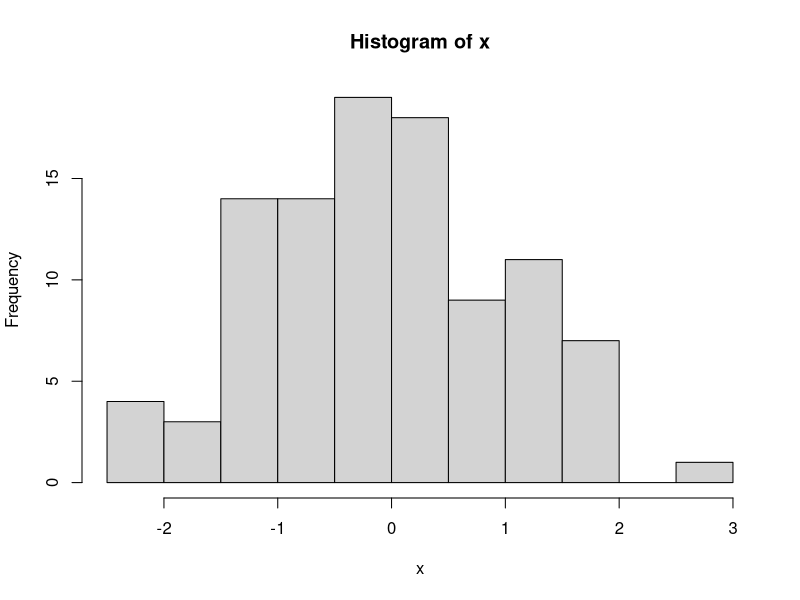
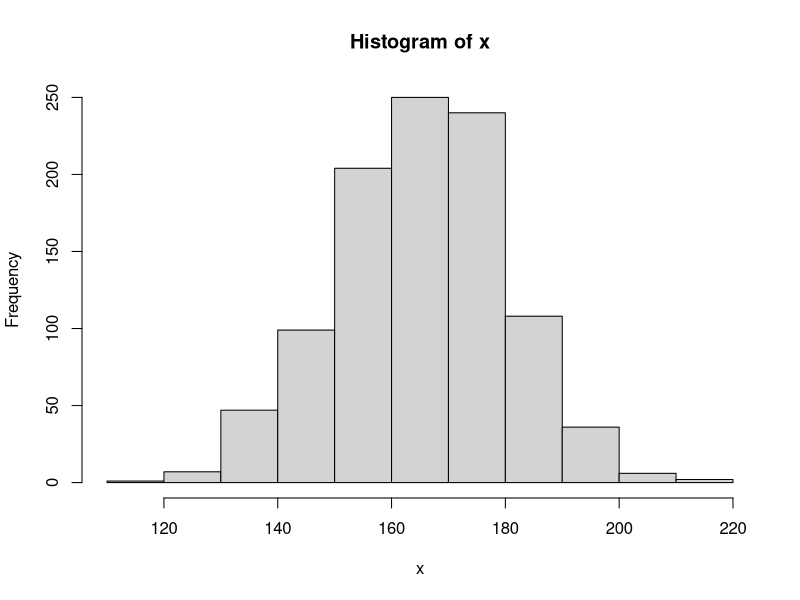

The R script that drew these images, in order:
#prak 9 elkom 1
x = rnorm(100, 0, 1)
View(x)
hist(x)

pnorm(160, 165, 6)

1-pnorm(180, 165, 6)

pnorm(180, 165, 6) - pnorm (160, 165, 6)
dbinom(2, 5, 0.791462)

pnorm(84, mean = 72, sd = 15.2, lower.tail = FALSE)
1-pnorm(84, 72, 15.2)

#prak 9 elkom 2
x = rnorm(1000, 165, 15)
View(x)
hist(x)

1-pnorm(3.12, 0.25)

#prak 9 elkom 3
pnorm(150, 165, 6)

1-pnorm(170, 165, 6)

pnorm(180, 165, 6) - pnorm(150, 165, 6)
dbinom(2, 7, 0.9875807)

#prak 9 elkom 4
mean_time <- 175
sd_time <- 30
prob <- pnorm(158, mean = mean_time, sd = sd_time) - pnorm(125, mean = mean_time, sd = sd_time)
prob

mean_time <- 175
sd_time <- 30
prob <- pnorm(150, mean = mean_time, sd = sd_time) 
prob